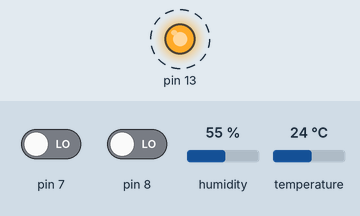
Bench run of a sketch on a simulated Arduino Uno, built with avr-gcc and run on an emulated ATmega328P. Shown: output pins drawn as LEDs (lit = HIGH). Dashed ring = blinking. The inputs (shaded band) are chosen by the test bench; at power-on: pin 7 LOW, pin 8 LOW, humidity 55 %, temperature 24 °C. No radio packets arrive unless stated.

Above: at 0.03 s.
Timing chart, 0 to 3.0 s (numbered marks = the images above):
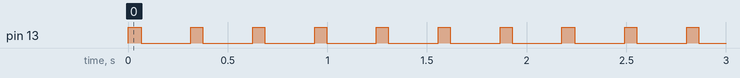

Measured:
- by itself, pin 13: alternates HIGH for 0.06 s and LOW for 0.25 s

The sketch:

TX_DHT22.ino
```cpp
// 433Mhz transmitter by Jan Leander Jensen 2011
// TX pin12, PTT pin 10

// include library
#include <VirtualWire.h> // ver. 1.5
//#include "pt.h"
#include "DHT.h"
// end include library

// define things

#define DHTPIN 9     // what pin we're connected to
#define DHTTYPE DHT22   // DHT 22  (AM2302)

// end define
//global variable
DHT dht(DHTPIN, DHTTYPE);
char buffer[16];
// end global variable

// setup
void setup() {
  vw_set_ptt_inverted(true); // Required for PTT
  vw_setup(2000); // Bits per sec
  pinMode(13, OUTPUT);
  pinMode(6, INPUT);
  pinMode(7, INPUT);
  pinMode(8, INPUT);

  dht.begin();
}
// end setup


// main loop
void loop()
{
    digitalWrite(13, true); // Flash a light to show transmitting

//    buffer[0] = digitalRead(8)+48;
    buffer[0] = '0';
    buffer[1] = digitalRead(7)+48;
    buffer[2] = digitalRead(8)+48;
    buffer[3] = ',';

    dtostrf(dht.readTemperature(), 2, 2, &buffer[4]);
    buffer[9] = ',';
    dtostrf(dht.readHumidity(), 2, 2, &buffer[10]);
    buffer[15] = '\0';

    vw_send((uint8_t *)buffer, 16); // transmit msg
    vw_wait_tx(); // Wait for message to finish

    digitalWrite(13, false);
    delay(250);
}
// end main loop
```
